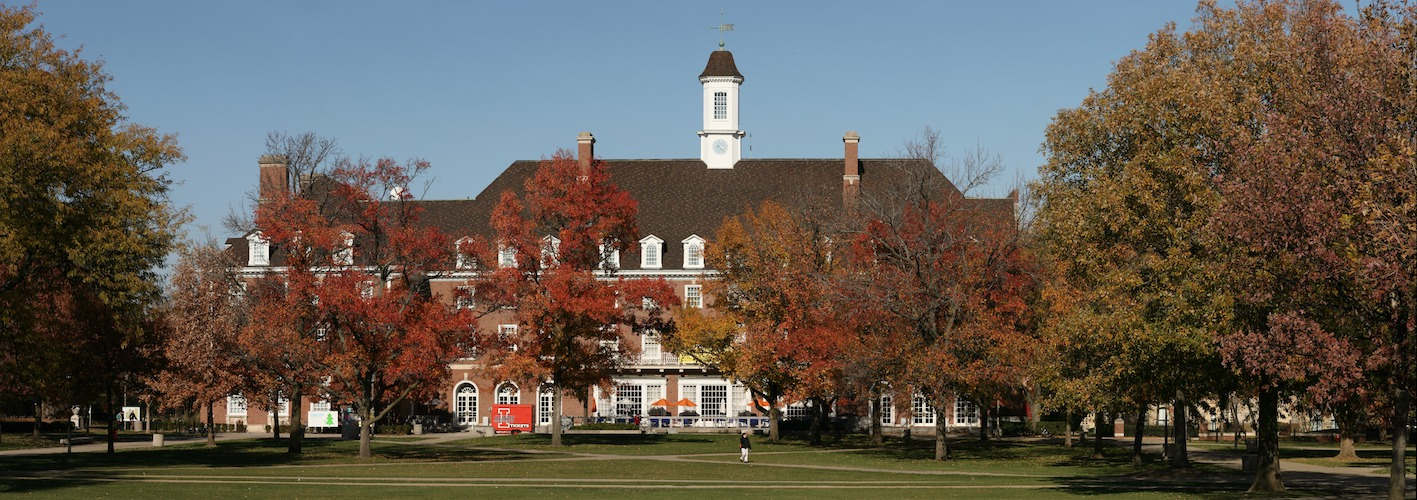
#> input picture 13-svd/quad.jpg, 1417 x 500 px
$ python 'Image compression.py'
#> lines starting #> are read from the running program, lines starting #| are printed output that depends on the picture; long printed decimals are rounded

# coding: utf-8

# In[1]:


import numpy as np
import matplotlib.pyplot as pt
get_ipython().magic('matplotlib inline')


# In[2]:


from PIL import Image

with Image.open("quad.jpg") as img:
#> img is the input picture: PIL image 1417x500 RGB; mean R, G, B 97.1, 89.6, 80
    rgb_img = np.array(img)
rgb_img.shape


# In[3]:


img = np.sum(rgb_img, axis=-1)
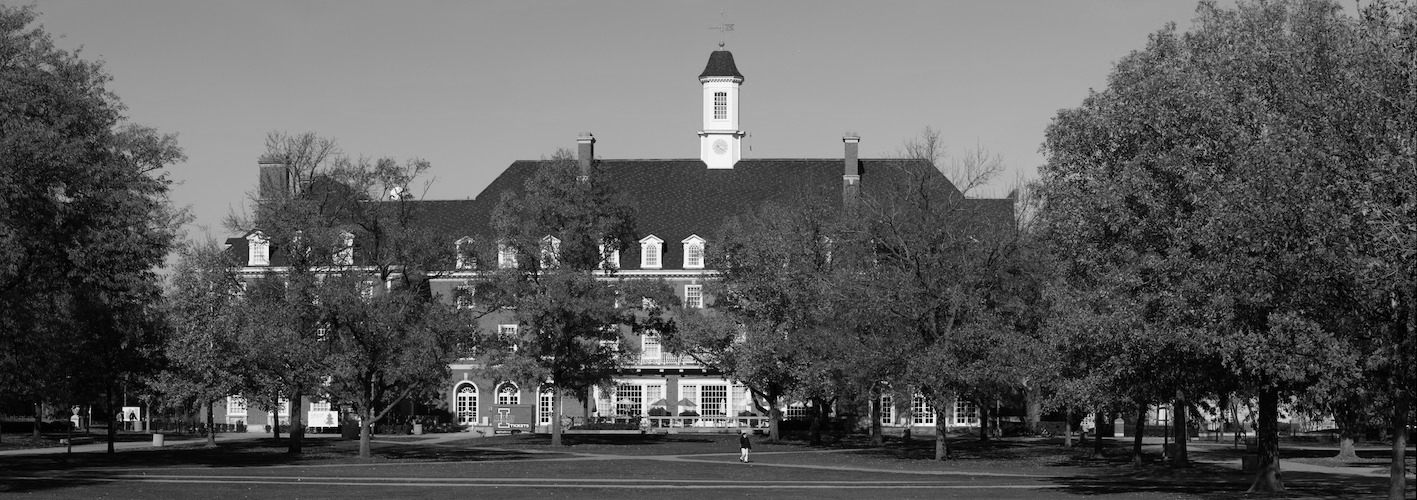
#> img: shape (500, 1417) uint64; min 0, max 757, mean 266.7; drawn with min black and max white
#img = rgb_img
img.shape


# In[4]:


pt.figure(figsize=(20,10))
pt.imshow(img, cmap="gray")


# In[6]:


u, sigma, vt = np.linalg.svd(img)
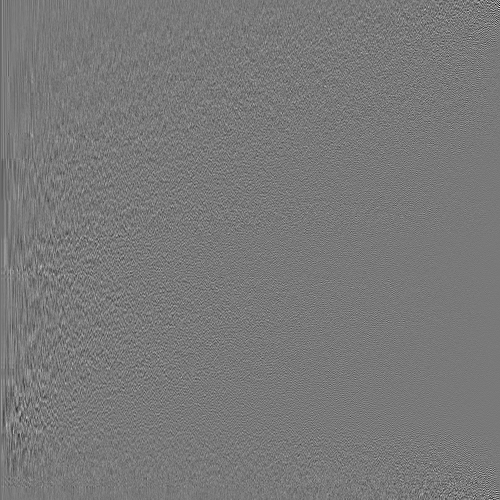
#> u: shape (500, 500) float64; min -0.42, max 0.461, mean -0.000114; drawn with min black and max white
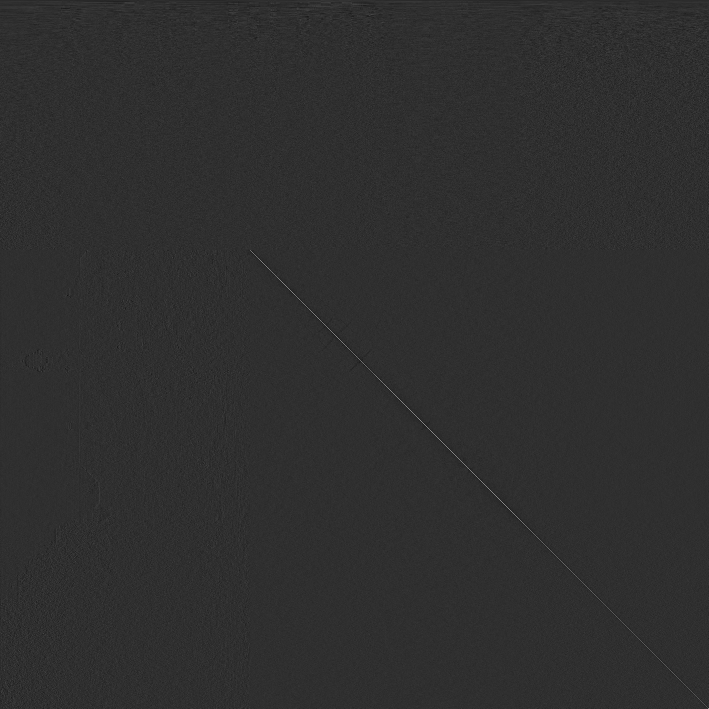
#> vt: shape (1417, 1417) float64 (shown at 1/2 size); min -0.196, max 0.858, mean -2.05e-05; drawn with min black and max white
#> sigma = 500 values, max 247399 at index 0, min 206.6 at index 499, mean 2860.2
print(u.shape)
#| (500, 500)
print(sigma.shape)
#| (500,)
print(vt.shape)
#| (1417, 1417)


# In[7]:


sigma[:20]


# In[8]:


pt.plot(sigma, lw=4)
pt.xlabel('singular value index')
pt.ylabel('singular values')


# In[9]:


pt.loglog(sigma, lw=4)
pt.xlabel('singular value index')
pt.ylabel('singular values')


# In[12]:


k=50
compressed_img = u[:,:k] @ np.diag(sigma[:k]) @ vt[:k,:]
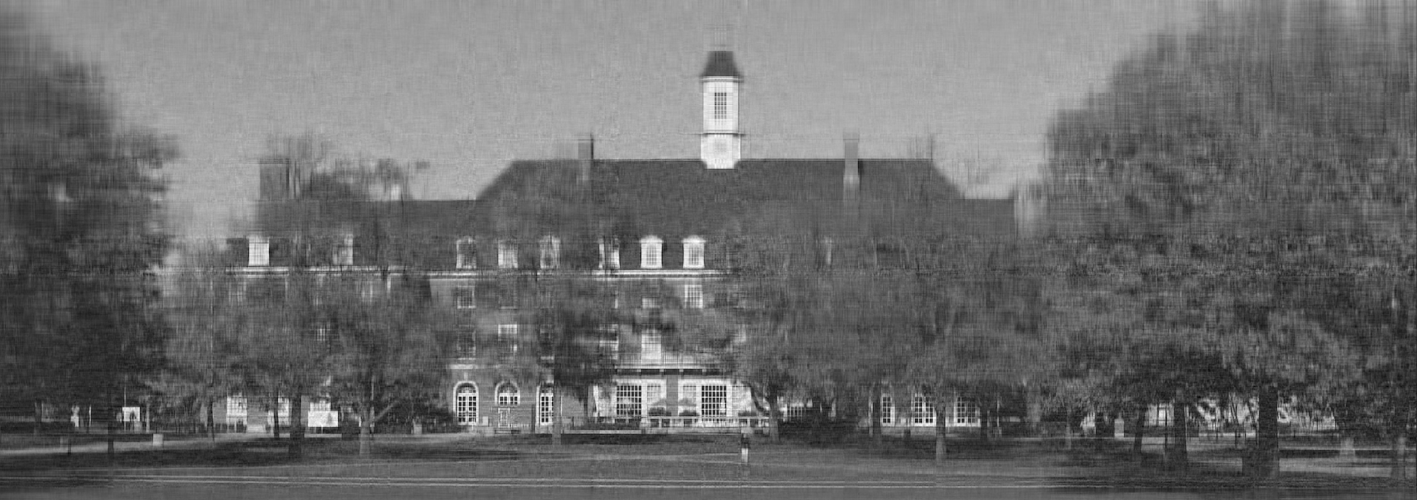
#> compressed_img: shape (500, 1417) float64; min -147.2, max 824.9, mean 266.7; drawn with min black and max white
pt.figure(figsize=(20,10))
pt.imshow(compressed_img, cmap="gray")


# In[13]:


original_size = img.size
#> original_size = 708500
compressed_size = u[:,:k].size + sigma[:k].size + vt[:k,:].size
#> compressed_size = 95900
print("original size: %d" % original_size)
#| original size: 708500
print("compressed size: %d" % compressed_size)
#| compressed size: 95900
print("ratio: %f" % (compressed_size / original_size))
#| ratio: 0.1354
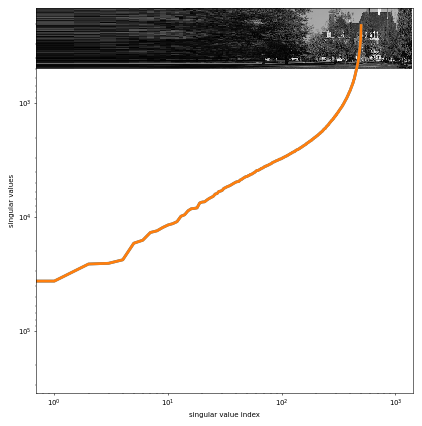
#> figure drawn by matplotlib, 1 panel
